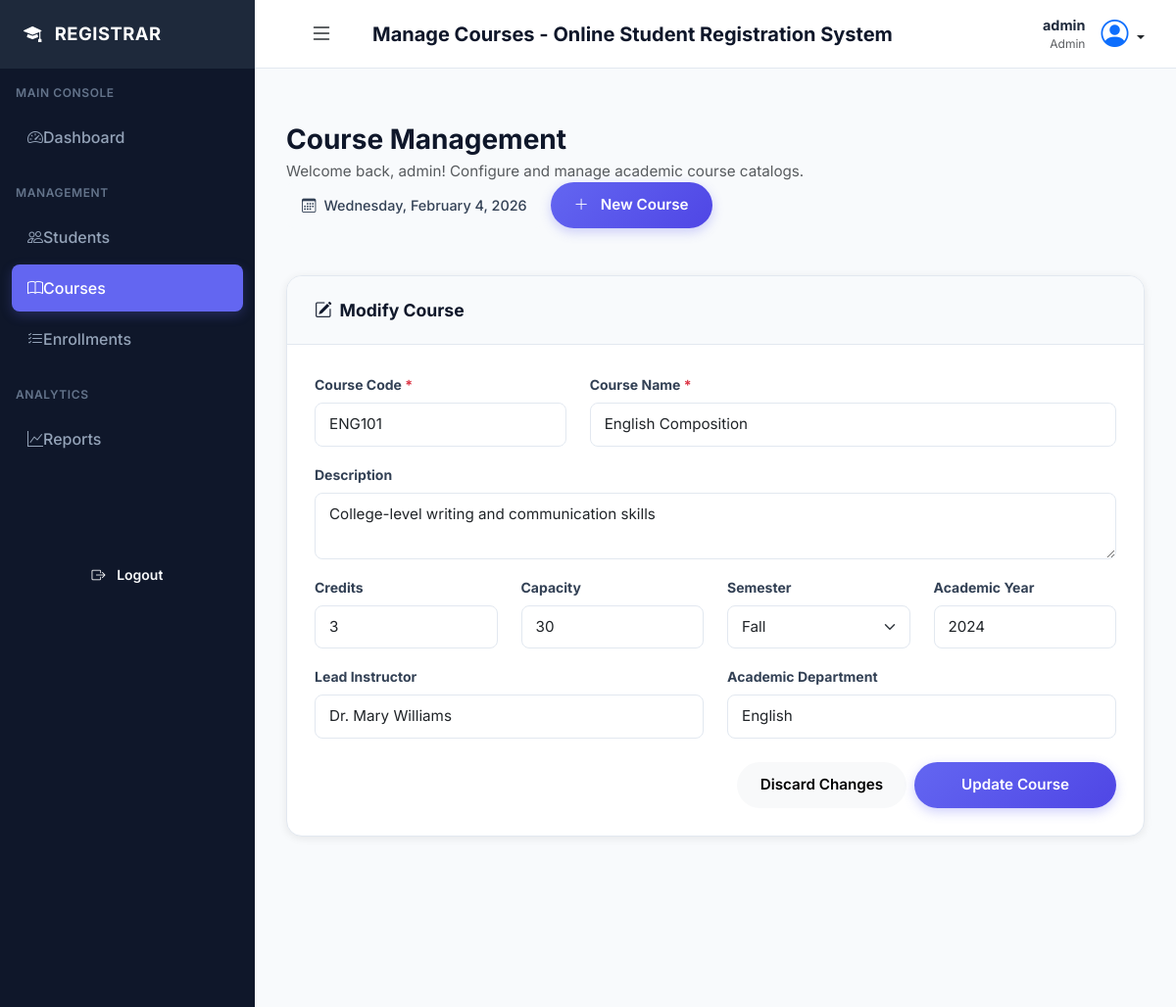
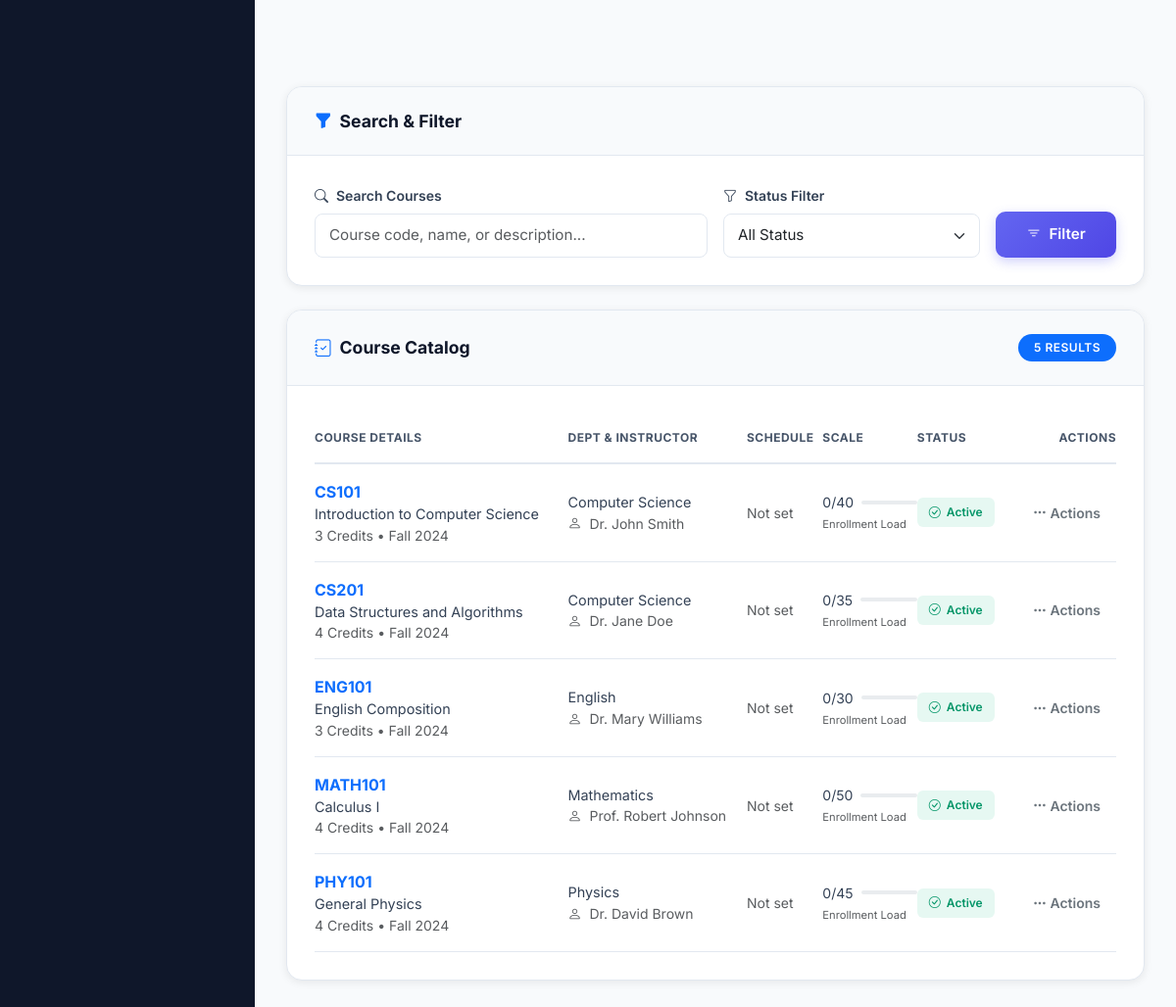
Page /admin/courses.php?edit=4 (signed in) on the committed database (2 pictures, top to bottom).
### tables this page shows
CREATE TABLE IF NOT EXISTS courses (
    course_id INT AUTO_INCREMENT PRIMARY KEY,
    course_code VARCHAR(20) NOT NULL UNIQUE,
    course_name VARCHAR(255) NOT NULL,
    description TEXT,
    credits INT NOT NULL DEFAULT 3,
    max_capacity INT NOT NULL DEFAULT 30,
    current_enrollment INT DEFAULT 0,
    schedule VARCHAR(255),
    instructor VARCHAR(255),
    semester VARCHAR(20) NOT NULL,
    academic_year VARCHAR(20) NOT NULL,
    department VARCHAR(100),
    prerequisites VARCHAR(255),
    status ENUM('active', 'inactive', 'full') DEFAULT 'active',
    created_at TIMESTAMP DEFAULT CURRENT_TIMESTAMP,
    updated_at TIMESTAMP DEFAULT CURRENT_TIMESTAMP ON UPDATE CURRENT_TIMESTAMP,
    INDEX idx_course_code (course_code),
    INDEX idx_semester_year (semester, academic_year),
    INDEX idx_status (status),
    INDEX idx_department (department)
);

### includes/validation_functions.php (called while the page is built, shortened)
<?php
function sanitizeInput($data) {
    $data = trim($data);
    $data = stripslashes($data);
    $data = htmlspecialchars($data, ENT_QUOTES, 'UTF-8');
    return $data;
}
?>

### admin/courses.php (the view, shortened to what this page needs)
<?php
require_once __DIR__ . '/../includes/validation_functions.php';
$editCourse = null;
if (isset($_GET['edit'])) {
    try {
        $db = new Database();
        $conn = $db->getConnection();
        $stmt = $conn->prepare("SELECT * FROM courses WHERE course_id = ?");
        $stmt->execute([intval($_GET['edit'])]);
        $editCourse = $stmt->fetch();
    } catch (Exception $e) {
        $editCourse = null;
    }
}
$search = sanitizeInput($_GET['search'] ?? '');
$status = sanitizeInput($_GET['status'] ?? '');
$page = max(1, intval($_GET['page'] ?? 1));
$limit = ITEMS_PER_PAGE;
$offset = ($page - 1) * $limit;
try {
    $db = new Database();
    $conn = $db->getConnection();
    $where = [];
    $params = [];
    if (!empty($status)) {
        $where[] = "status = ?";
        $params[] = $status;
    } else {
        $where[] = "status != 'inactive'";
    }
    $whereClause = implode(' AND ', $where);
    $countStmt = $conn->prepare("SELECT COUNT(*) FROM courses WHERE $whereClause");
    $countStmt->execute($params);
    $totalCourses = $countStmt->fetchColumn();
    $sql = "SELECT c.*,
            (SELECT COUNT(*) FROM enrollments WHERE course_id = c.course_id AND status IN ('enrolled', 'pending')) as enrolled_count
            FROM courses c
            WHERE $whereClause
            ORDER BY course_code ASC
            LIMIT $limit OFFSET $offset";
    $stmt = $conn->prepare($sql);
    $stmt->execute($params);
    $courses = $stmt->fetchAll();
} catch (Exception $e) {
    error_log("Courses error: " . $e->getMessage());
    $courses = [];
    $totalPages = 0;
    $totalCount = 0;
    $activeCount = 0;
    $fullCount = 0;
}
include __DIR__ . '/../includes/header.php';
?>
<div class="dashboard-header mb-4">
    <div class="d-flex justify-content-between align-items-center flex-wrap">
        <div>
            <h2 class="dashboard-title mb-1">Course Management</h2>
            <p class="dashboard-subtitle text-muted mb-0">Welcome back, <?php echo htmlspecialchars($_SESSION['username'] ?? 'Admin'); ?>! Configure and manage academic course catalogs.</p>
        </div>
        <div class="d-flex gap-2">
            <div class="dashboard-date">
                <i class="bi bi-calendar3 me-2"></i>
                <span><?php echo date('l, F j, Y'); ?></span>
            </div>
            <button class="btn btn-primary rounded-pill px-4" type="button" data-bs-toggle="collapse" data-bs-target="#courseFormCollapse">
                <i class="bi bi-plus-lg me-2"></i> New Course
            </button>
        </div>
    </div>
</div>
    <div class="collapse <?php echo $editCourse ? 'show' : ''; ?> mb-4" id="courseFormCollapse">
        <div class="admin-card">
            <div class="admin-card-header">
                <h5 class="admin-card-title">
                    <i class="bi bi-<?php echo $editCourse ? 'pencil-square' : 'plus-circle-fill'; ?> me-2"></i>
                    <?php echo $editCourse ? 'Modify' : 'Create New'; ?> Course
                </h5>
            </div>
            <div class="admin-card-body">
                <form method="POST" id="courseForm">
                    <div class="row">
                        <div class="col-md-4 mb-3">
                            <label for="course_code" class="form-label small fw-bold">Course Code <span class="text-danger">*</span></label>
                            <input type="text" class="form-control rounded-3" id="course_code" name="course_code"
                                   value="<?php echo htmlspecialchars($editCourse['course_code'] ?? ''); ?>"
                                   placeholder="e.g., CS101" pattern="[A-Z]{2,4}[0-9]{3,4}" required>
                        </div>
                        <div class="col-md-8 mb-3">
                            <label for="course_name" class="form-label small fw-bold">Course Name <span class="text-danger">*</span></label>
                            <input type="text" class="form-control rounded-3" id="course_name" name="course_name"
                                   value="<?php echo htmlspecialchars($editCourse['course_name'] ?? ''); ?>" placeholder="Full Descriptive Name" required>
                        </div>
                    </div>
                    <div class="mb-3">
                        <label for="description" class="form-label small fw-bold">Description</label>
                        <textarea class="form-control rounded-3" id="description" name="description" rows="2" placeholder="Course overview..."><?php echo htmlspecialchars($editCourse['description'] ?? ''); ?></textarea>
                    </div>
                    <div class="row">
                        <div class="col-md-3 mb-3">
                            <label for="credits" class="form-label small fw-bold">Credits</label>
                            <input type="number" class="form-control rounded-3" id="credits" name="credits"
                                   value="<?php echo htmlspecialchars($editCourse['credits'] ?? 3); ?>" min="1" max="6" required>
                        </div>
                        <div class="col-md-3 mb-3">
                            <label for="max_capacity" class="form-label small fw-bold">Capacity</label>
                            <input type="number" class="form-control rounded-3" id="max_capacity" name="max_capacity"
                                   value="<?php echo htmlspecialchars($editCourse['max_capacity'] ?? 30); ?>" min="1" required>
                        </div>
                        <div class="col-md-3 mb-3">
                            <label for="semester" class="form-label small fw-bold">Semester</label>
                            <select class="form-select rounded-3" id="semester" name="semester" required>
                                <option value="Fall" <?php echo ($editCourse['semester'] ?? '') === 'Fall' ? 'selected' : ''; ?>>Fall</option>
                            </select>
                        </div>
                        <div class="col-md-3 mb-3">
                            <label for="academic_year" class="form-label small fw-bold">Academic Year</label>
                            <input type="text" class="form-control rounded-3" id="academic_year" name="academic_year"
                                   value="<?php echo htmlspecialchars($editCourse['academic_year'] ?? date('Y')); ?>" required>
                        </div>
                    </div>
                    <div class="row">
                        <div class="col-md-6 mb-3">
                            <label for="instructor" class="form-label small fw-bold">Lead Instructor</label>
                            <input type="text" class="form-control rounded-3" id="instructor" name="instructor"
                                   value="<?php echo htmlspecialchars($editCourse['instructor'] ?? ''); ?>" placeholder="Dr. Name">
                        </div>
                        <div class="col-md-6 mb-3">
                            <label for="department" class="form-label small fw-bold">Academic Department</label>
                            <input type="text" class="form-control rounded-3" id="department" name="department"
                                   value="<?php echo htmlspecialchars($editCourse['department'] ?? ''); ?>" placeholder="Computer Science">
                        </div>
                    </div>
                    <div class="d-flex justify-content-end gap-2 mt-2">
                        <?php if ($editCourse): ?>
                            <a href="/admin/courses.php" class="btn btn-light rounded-pill px-4">Discard Changes</a>
                        <?php endif; ?>
                        <button type="submit" class="btn btn-primary rounded-pill px-5"><?php echo $editCourse ? 'Update Course' : 'Create Course'; ?></button>
                    </div>
                </form>
            </div>
        </div>
    </div>
<div class="row g-4 mb-4">
    <div class="col-xl-3 col-md-6">
    </div>
    <div class="col-xl-3 col-md-6">
    </div>
    <div class="col-xl-3 col-md-6">
    </div>
    <div class="col-xl-3 col-md-6">
    </div>
</div>
<div class="row g-4 mb-4">
    <div class="col-lg-12">
        <div class="admin-card">
            <div class="admin-card-header">
                <h5 class="admin-card-title">
                    <i class="bi bi-funnel-fill text-primary me-2"></i>
                    Search & Filter
                </h5>
            </div>
            <div class="admin-card-body">
                <form method="GET" action="" class="row g-3">
                    <div class="col-md-6">
                        <label for="search" class="form-label fw-semibold">
                            <i class="bi bi-search me-2"></i>Search Courses
                        </label>
                        <input type="text" class="form-control" id="search" name="search"
                               value="<?php echo htmlspecialchars($search); ?>"
                               placeholder="Course code, name, or description...">
                    </div>
                    <div class="col-md-4">
                        <label for="status" class="form-label fw-semibold">
                            <i class="bi bi-funnel me-2"></i>Status Filter
                        </label>
                        <select class="form-select" id="status" name="status">
                            <option value="">All Status</option>
                        </select>
                    </div>
                    <div class="col-md-2 d-flex align-items-end">
                        <button type="submit" class="btn btn-primary w-100">
                            <i class="bi bi-filter me-2"></i>Filter
                        </button>
                    </div>
                </form>
            </div>
        </div>
    </div>
</div>
<div class="row g-4">
    <div class="col-lg-12">
        <div class="admin-card">
            <div class="admin-card-header d-flex justify-content-between align-items-center">
                <h5 class="admin-card-title">
                    <i class="bi bi-journal-check text-primary me-2"></i>
                    Course Catalog
                </h5>
                <span class="badge bg-primary rounded-pill"><?php echo number_format($totalCourses); ?> Results</span>
            </div>
            <div class="admin-card-body">
                <?php if (empty($courses)): ?>
                    <div class="empty-state">
                        <i class="bi bi-book empty-state-icon"></i>
                        <p class="empty-state-text">No courses found matching your criteria.</p>
                    </div>
                <?php else: ?>
                    <div class="table-modern-wrapper">
                        <table class="table table-modern">
                        <thead>
                            <tr>
                                <th>Course Details</th>
                                <th>Dept & Instructor</th>
                                <th>Schedule</th>
                                <th>Scale</th>
                                <th>Status</th>
                                <th class="text-end">Actions</th>
                            </tr>
                        </thead>
                        <tbody>
                            <?php foreach ($courses as $course): ?>
                                <tr>
                                    <td>
                                        <div class="fw-bold text-primary"><?php echo htmlspecialchars($course['course_code']); ?></div>
                                        <div style="font-size: 0.9rem;"><?php echo htmlspecialchars($course['course_name']); ?></div>
                                        <div class="text-muted small"><?php echo $course['credits']; ?> Credits • <?php echo htmlspecialchars($course['semester']); ?> <?php echo htmlspecialchars($course['academic_year']); ?></div>
                                    </td>
                                    <td>
                                        <div style="font-size: 0.9rem;"><?php echo htmlspecialchars($course['department'] ?? 'General'); ?></div>
                                        <div class="text-muted small"><i class="bi bi-person me-1"></i> <?php echo htmlspecialchars($course['instructor'] ?? 'TBA'); ?></div>
                                    </td>
                                    <td>
                                        <div class="small text-muted"><?php echo htmlspecialchars($course['schedule'] ?? 'Not set'); ?></div>
                                    </td>
                                    <td>
                                        <div class="d-flex align-items-center mb-1">
                                            <div class="small me-2"><?php echo $course['enrolled_count']; ?>/<?php echo $course['max_capacity']; ?></div>
                                            <div class="progress flex-grow-1" style="height: 4px; max-width: 60px;">
                                            </div>
                                        </div>
                                        <div class="text-muted" style="font-size: 0.7rem;">Enrollment Load</div>
                                    </td>
                                    <td>
                                        <span class="status-badge status-badge-<?php echo $course['status'] === 'active' ? 'success' : ($course['status'] === 'full' ? 'warning' : 'secondary'); ?>">
                                            <i class="bi bi-<?php echo $course['status'] === 'active' ? 'check-circle' : ($course['status'] === 'full' ? 'exclamation-circle' : 'pause-circle'); ?>"></i>
                                            <?php echo ucfirst($course['status']); ?>
                                        </span>
                                    </td>
                                    <td class="text-end">
                                        <div class="dropdown">
                                            <button class="btn btn-sm btn-outline-secondary rounded-pill px-3" type="button" data-bs-toggle="dropdown">
                                                <i class="bi bi-three-dots"></i> Actions
                                            </button>
                                        </div>
                                    </td>
                                </tr>
                            <?php endforeach; ?>
                            </tbody>
                        </table>
                    </div>
                <?php endif; ?>
            </div>
        </div>
    </div>
</div>
</div>
<?php include __DIR__ . '/../includes/footer.php'; ?>

### rows in the picture
courses: course_code "ENG101", course_name "English Composition", description "College-level writing and communication skills", credits "3", max_capacity "30", semester "Fall", academic_year "2024", instructor "Dr. Mary Williams", department "English", schedule "Not set", enrolled_count "0", status "Active"
courses: course_code "CS101", course_name "Introduction to Computer Science", credits "3", semester "Fall", academic_year "2024", department "Computer Science", instructor "Dr. John Smith", schedule "Not set", enrolled_count "0", max_capacity "40", status "Active"
courses: course_code "CS201", course_name "Data Structures and Algorithms", credits "4", semester "Fall", academic_year "2024", department "Computer Science", instructor "Dr. Jane Doe", schedule "Not set", enrolled_count "0", max_capacity "35", status "Active"
courses: course_code "MATH101", course_name "Calculus I", credits "4", semester "Fall", academic_year "2024", department "Mathematics", instructor "Prof. Robert Johnson", schedule "Not set", enrolled_count "0", max_capacity "50", status "Active"
courses: course_code "PHY101", course_name "General Physics", credits "4", semester "Fall", academic_year "2024", department "Physics", instructor "Dr. David Brown", schedule "Not set", enrolled_count "0", max_capacity "45", status "Active"

### other values in the picture
$pageTitle "Manage Courses - Online Student Registration System"
$_SESSION['username'] "admin"
$_SESSION['user_role'] "Admin"
$totalCourses "5"
